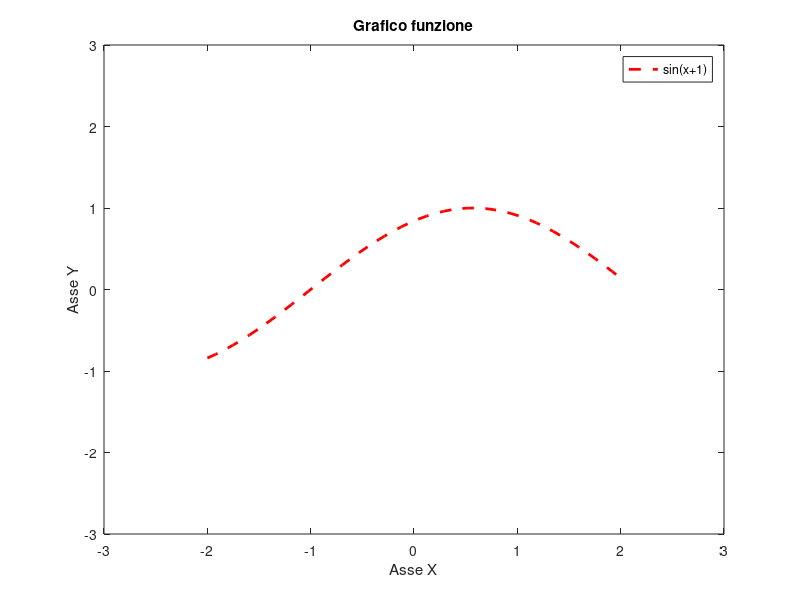

Write MATLAB code to recreate this figure.
function[]=grafico()
clear all
close all
clc

%grafici
x=linspace(-2,2,50);
y=sin(x+1);
plot(x,y,'r--','Linewidth',2);

%etichette
xlabel('Asse X');
ylabel('Asse Y');

%titolo
title('Grafico funzione');

%assi
axis([-3 3 -3 3]);

%con box off tolgo il contorno del grafico

%legenda
legend('sin(x+1)');
end
